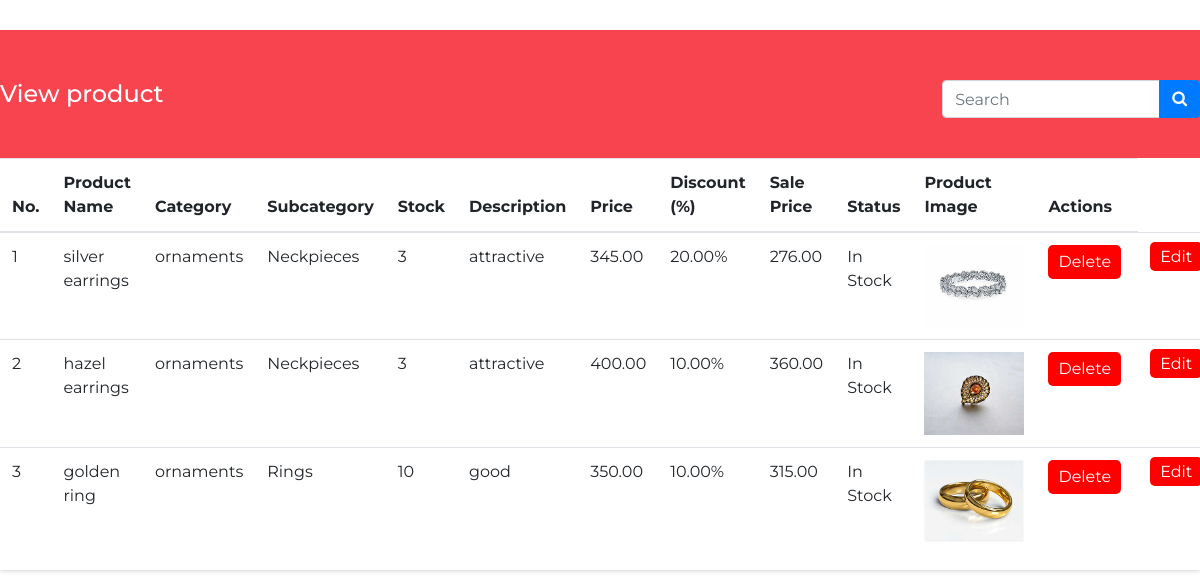
/viewproduct/, run on the app's committed database.
### firstapp/models.py (models this page shows, shortened)
class Product(models.Model):
    product_id = models.AutoField(primary_key=True)
    product_name = models.CharField(max_length=255)
    category = models.CharField(max_length=100)
    subcategory = models.CharField(max_length=100)
    stock = models.PositiveIntegerField(default=1, null=True)
    description = models.TextField()
    price = models.DecimalField(max_digits=10, decimal_places=2)
    discount = models.DecimalField(max_digits=5, decimal_places=2, default= 0.0)
    sale_price = models.DecimalField(max_digits=10, decimal_places=2, editable=False)
    product_image = models.ImageField(upload_to='product_images/')
    STATUS_CHOICES = [
        ('In Stock', 'In Stock'),
        ('Out of Stock', 'Out of Stock'),
    ]
    status = models.CharField(max_length=20, choices=STATUS_CHOICES, default='In Stock')

### firstapp/views.py (the view)
# urls.py: path('viewproduct/', views.view_product, name='viewproduct'),
def view_product(request):
    products = Product.objects.all()  # Retrieve all products from the database
    return render(request, 'viewproduct.html', {'products': products})

### templates/viewproduct.html (shortened to what this page needs)
{% load static %}
<!DOCTYPE html>
<html>
<head>
    <head>
        <link rel="stylesheet" type="text/css" href="{% static 'css/bootstrap.css' %}" />
        <link href="{% static 'css/font-awesome.min.css' %}" rel="stylesheet" />
        <link rel="stylesheet" type="text css" href="https://code.jquery.com/ui/1.12.1/themes/base/jquery-ui.css">
        <link href="{% static 'css/style.css' %}" rel="stylesheet" />
        <link href="{% static 'css/responsive.css' %}" rel="stylesheet">
    </head>
<body class="sub_page">
    <div class="hero_area">
       <header class="header_section" style="background-color: white;">
        </header>
        <section class="inner_page_head">
            <div class="container_fuild">
                <div class="row">
                    <div class="col-md-12">
                        <div class="full">
                            <h4 class="left-corner-heading">View product</h4>
                        </div>
                        <form class="form-inline" style="float: right;">
                            <div class="input-group">
                                <input type="text" class="form-control" placeholder="Search">
                                <div class="input-group-append">
                                    <button class="btn btn-primary" type="submit">
                                        <i class="fa fa-search" aria-hidden="true"></i>
                                    </button>
                                </div>
                            </div>
                        </form>
                    </div>
                </div>
            </div>
        </section>
    <table class="table">
        <thead>
            <tr>
                <th>No.</th>
                <th>Product Name</th>
                <th>Category</th>
                <th>Subcategory</th>
                <th>Stock</th>
                <th>Description</th>
                <th>Price</th>
                <th>Discount (%)</th>
                <th>Sale Price</th>
                <th>Status</th>
                <th>Product Image</th>
                <th>Actions</th>
            </tr>
        </thead>
        <tbody>
            {% for product in products %}
                <tr>
                    <td>{{ forloop.counter }}</td>
                    <td>{{ product.product_name }}</td>
                    <td>{{ product.category }}</td>
                    <td>{{ product.subcategory }}</td>
                    <td>{{ product.stock }}</td>
                    <td>{{ product.description }}</td>
                    <td>{{ product.price }}</td>
                    <td>{{ product.discount }}%</td>
                    <td>{{ product.sale_price }}</td>
                    <td>{{ product.status }}</td>
                    <td>
                        <img src="{{ product.product_image.url }}" alt="{{ product.product_name }}" width="100">
                    </td>
<td>
    <form action="{% url 'delete_product' product.product_id %}" method="post">
        <button type="submit" class="delete-button">Delete</button>
    </form>
</td>
    <td>
    <a class="edit-button" href="{% url 'edit_product' product.product_id %}">Edit</a>
</td>
                </tr>
            {% endfor %}
        </tbody>
    </table>
</body>
</html>

### static/css/style.css (style rules this page uses)
* { box-sizing: border-box; }
body { font-family: 'Montserrat', sans-serif; color: #0c0c0c; background-color: #ffffff; overflow-x: hidden; }
a, a:hover, a:focus { text-decoration: none; }
.btn, .btn:focus { outline: none !important; -webkit-box-shadow: none; box-shadow: none; }
.hero_area { position: relative; min-height: 100vh; display: -webkit-box; display: -ms-flexbox; display: flex; -webkit-box-orient: vertical; -webkit-box-direction: normal; -ms-flex-direction: column; flex-direction: column; }
.sub_page .hero_area { min-height: auto; -webkit-box-shadow: 0 0 5px 0 rgba(0, 0, 0, 0.25); box-shadow: 0 0 5px 0 rgba(0, 0, 0, 0.25); }
.header_section { padding: 15px 0; }
.inner_page_head { background: #f7444e; text-align: center; color: #fff; padding-top: 50px; padding-bottom: 40px; }
form input { background: #fff; border: solid #ccc 1px; padding: 15px 15px; width: 100%; font-size: 14px; margin-bottom: 20px; text-transform: capitalize; line-height: normal; }

### templates/viewproduct.html (style rules this page uses)
.left-corner-heading { position: absolute; left: ; top: 0; }
.delete-button, .edit-button { background-color: #ff0000; color: #fff; border: none; padding: 5px 10px; border-radius: 5px; cursor: pointer; margin-right: 5px; }

### data on the page
Product: product_name "silver earrings", category "ornaments", subcategory "Neckpieces", stock "3", description "attractive", price "345.00", discount "20.00", sale_price "276.00", status "In Stock", product_image (picture)
Product: product_name "hazel earrings", category "ornaments", subcategory "Neckpieces", stock "3", description "attractive", price "400.00", discount "10.00", sale_price "360.00", status "In Stock", product_image (picture)
Product: product_name "golden ring", category "ornaments", subcategory "Rings", stock "10", description "good", price "350.00", discount "10.00", sale_price "315.00", status "In Stock", product_image (picture)
